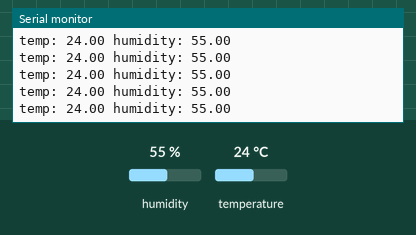
Simulated run of this sketch. Board: Arduino Uno, built with avr-gcc and run on an emulated ATmega328P. Parts: the last lines printed to the serial monitor. The test bench sets the inputs (shaded band); at power-on: humidity 55 %, temperature 24 °C.

Above: at 2.8 s.
2.9 s: humidity set to 22 %
At 4.4 s:
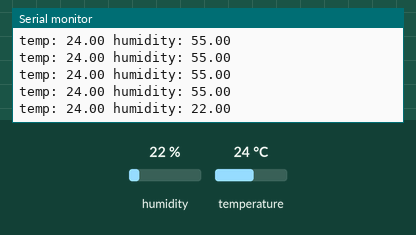
5.6 s: temperature set to 12 °C
At 5.6 s:
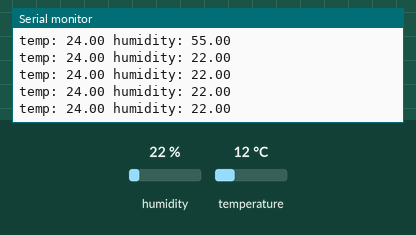
8.3 s: humidity set to 40 %
At 9.0 s:
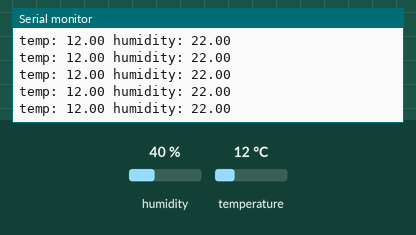
Timing chart, 0 to 11.3 s (numbered marks = the images above; inputs shaded):
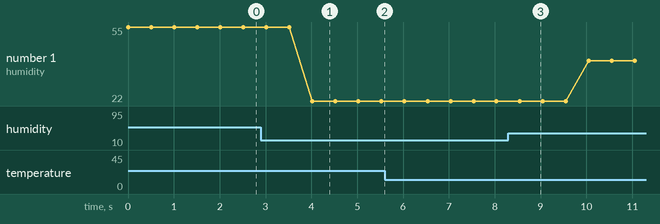

Measured:
- after the input at 2.9 s, the serial monitor: prints a new line after 1.1 s (image 1)
- plotted number 1: 55 → 22 after the input at 2.9 s, 22 → 40 after the input at 8.3 s

The sketch:

DHT.ino
```cpp
#include "DHT.h"

DHT senzor(2, DHT22);

void setup() {
  // put your setup code here, to run once:
  Serial.begin(115200);
  senzor.begin();
}

void loop() {
  // put your main code here, to run repeatedly:
  Serial.print("temp: ");
  Serial.print(senzor.readTemperature());
  Serial.print(" humidity: ");
  Serial.println(senzor.readHumidity());
  delay(500);
}
```
